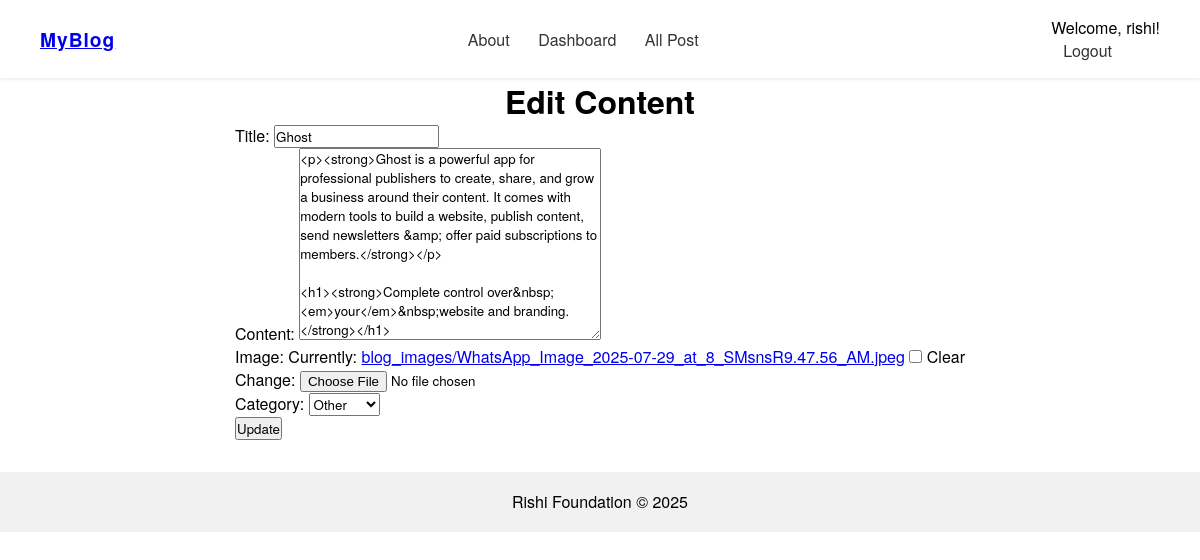
Before: /post/4/edit/ (signed in) with the older database file.
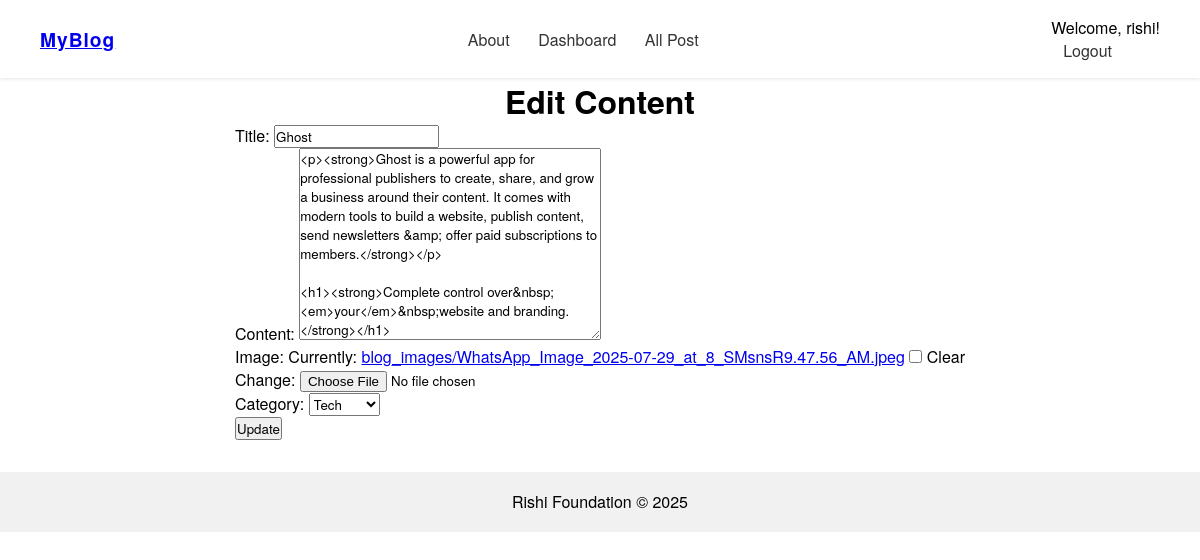
After: the same page with the newer database file.
### blog/models.py (models this page shows, shortened)
class Post(models.Model):
    CATEGORY_CHOICES = [
        ('tech', 'Tech'),
        ('travel', 'Travel'),
        ('lifestyle', 'Lifestyle'),
        ('news', 'News'),
        ('other', 'Other'),
    ]
    title = models.CharField(max_length=200)
    content = RichTextUploadingField()  # CKEditor with image upload
    category = models.CharField(max_length=50, choices=CATEGORY_CHOICES, default='other')
    created_at = models.DateTimeField(default=timezone.now)
    author = models.ForeignKey(User, on_delete=models.CASCADE, null=True, blank=True)
    image = models.ImageField(upload_to='blog_images/', null=True, blank=True)
    likes = models.ManyToManyField(User, related_name='blog_likes', blank=True)

### blog/views.py (the view)
# urls.py: path('post/<int:id>/edit/', views.edit_blog, name='edit_blog'),
@login_required
def edit_blog(request, id):
    post = get_object_or_404(Post, id=id)
    if request.method == 'POST':
        form = PostForm(request.POST, request.FILES, instance=post)
        if form.is_valid():
            form.save()
            return redirect('post_detail', id=post.id)
    else:
        form = PostForm(instance=post)
    return render(request, 'blog/edit_blog.html', {'form': form, 'post': post})

### blog/forms.py
class PostForm(forms.ModelForm):
    class Meta:
        model = Post
        fields = ['title', 'content', 'image', 'category']

### blog/template/blog/edit_blog.html (shortened to what this page needs)
{% extends 'blog/base.html' %}
{% load static %}
{% block content %}
<link rel="stylesheet" href="{% static 'css/style.css' %}">
  <h1>Edit Content</h1>
  <form method="POST" enctype="multipart/form-data" >
    {{ form.as_p }}
    <button type="submit">Update</button>
</form>
{% endblock %}

Changed rows visible on the page:
changed Post "Ghost": category "Other" → "Tech"
